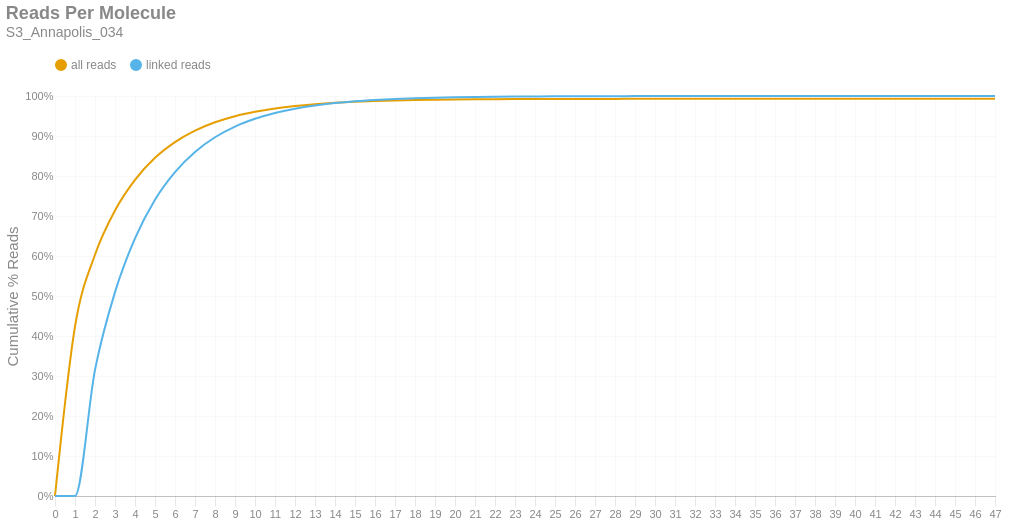

The notebook cell this image was saved under:
### Markdown cell above
### Reads per Molecule
This chart shows the cumulative distribution of the number of reads per linked molecule. That is, how many alignments are associated with a unique molecule. This excludes the number of reads associated with invalid or absent linked-read barcodes. The `linked` histogram is the percentages recalculated when disregarding singletons.

### Code cell
if SKIPLR:
    print_html(f"Skipped")
else:
    counts = np.bincount(valids['reads'].cast(pl.Int64).to_numpy())
    weighted = counts * np.arange(len(counts))
    all_perc = weighted / n_reads
    linked_perc = weighted / n_linked_reads
    linked_perc[1] = 0
    binned_df = pl.DataFrame({
        'readsper': list(range(len(counts))),
        'all reads (cumsum)': np.cumsum(all_perc).tolist(),
        'linked reads (cumsum)': np.cumsum(linked_perc).tolist(),
    })

    with SafeRender(binned_df):
        (
            density_plot(binned_df, 'Reads Per Molecule', samplename, 'readspmol')
            .encode(
                x=alt.X('readsper:O', title=None).axis(labelAngle=0).scale(padding=0),
                y=alt.Y('value:Q', title='Cumulative % Reads').axis(format='%').stack(False),
                color=alt.Color("key:N").scale(domain=["all reads", "linked reads"]),
                tooltip=[
                    alt.Tooltip("key:N", title="Data Type"),
                    alt.Tooltip("readsper:O", title="Reads Per Molecule"),
                    alt.Tooltip("value:Q", format=".2%", title="% Reads (Cum.)")
                ]            
            )
        ).display()

### Figure 1 — Vega-Lite specification as saved in the notebook (floating-point values rounded to 4 significant figures)
{"width": "container", "height": 400, "config": {"title": {"anchor": "start", "dy": -15, "fontSize": 18, "color": "#888888", "subtitleColor": "#888888", "subtitleFontSize": 14}, "arc": {"fill": "#0072B2"}, "axis": {"domainColor": "#888888", "domainWidth": 0.5, "gridWidth": 0.2, "grid": false, "titleFontWeight": 400, "titleFontSize": 15, "labelFontSize": 11, "labelColor": "#888888", "tickColor": "#888888", "tickWidth": 0.2, "titleColor": "#888888"}, "axisBand": {"grid": false}, "axisX": {"grid": true, "tickSize": 10, "domainCap": "round"}, "axisY": {"domain": false, "grid": true, "tickSize": 0, "domainCap": "round"}, "background": "transparent", "header": {"labelFontSize": 15, "labelColor": "#888888", "titleFontSize": 15, "titleFontWeight": 600, "titleColor": "#888888"}, "legend": {"labelFont": "sans-serif", "labelFontSize": 12, "labelColor": "#888888", "symbolSize": 100, "symbolType": "circle", "titleFontSize": 12, "titlePadding": 10, "titleColor": "#888888", "title": null, "orient": "top"}, "range": {"category": ["#E69F00", "#56B4E9", "#009E73", "#F0E442", "#0072B2", "#D55E00", "#CC79A7", "#000000"], "diverging": ["#cfe8f3", "#a2d4ec", "#73bfe2", "#46abdb", "#1696d2", "#12719e"]}, "area": {"fill": "#0072B2", "fillOpacity": 0.7, "line": true, "strokeOpacity": 0.7}, "line": {"color": "#0072B2", "stroke": "#0072B2", "strokeWidth": 2}, "trail": {"color": "#0072B2", "stroke": "#0072B2", "strokeWidth": 0, "size": 1}, "point": {"filled": true, "fillOpacity": 1.0, "size": 95}, "text": {"color": "#888888", "fontSize": 11, "align": "right", "fontWeight": 400, "size": 11}, "bar": {"fill": "#0072B2", "stroke": null}, "view": {"stroke": null, "continuousWidth": 660, "continuousHeight": 400}}, "data": {"name": "data-0f69c9cdeb4c1008621c89d872cb1e07"}, "mark": {"type": "line", "interpolate": "monotone", "point": {"opacity": 0, "size": 275}}, "encoding": {"color": {"field": "key", "scale": {"domain": ["all reads", "linked reads"]}, "type": "nominal"}, "tooltip": [{"field": "key", "title": "Data Type", "type": "nominal"}, {"field": "readsper", "title": "Reads Per Molecule", "type": "ordinal"}, {"field": "value", "format": ".2%", "title": "% Reads (Cum.)", "type": "quantitative"}], "x": {"axis": {"labelAngle": 0}, "field": "readsper", "scale": {"padding": 0}, "title": null, "type": "ordinal"}, "y": {"axis": {"format": "%"}, "field": "value", "stack": false, "title": "Cumulative % Reads", "type": "quantitative"}}, "params": [{"name": "param_c36ac31b6afebe62", "select": {"type": "point", "fields": ["key"]}, "bind": "legend"}], "title": {"text": "Reads Per Molecule", "subtitle": "S3_Annapolis_034"}, "transform": [{"fold": ["all reads (cumsum)", "linked reads (cumsum)"]}, {"calculate": "replace(datum.key, ' (cumsum)', '')", "as": "key"}, {"filter": {"param": "param_c36ac31b6afebe62"}}], "usermeta": {"embedOptions": {"downloadFileName": "S3_Annapolis_034.readspmol"}}, "$schema": "https://vega.github.io/schema/vega-lite/v6.1.0.json", "datasets": {"data-0f69c9cdeb4c1008621c89d872cb1e07": [{"readsper": 0, "all reads (cumsum)": 0.0, "linked reads (cumsum)": 0.0}, {"readsper": 1, "all reads (cumsum)": 0.4235, "linked reads (cumsum)": 0.0}, {"readsper": 2, "all reads (cumsum)": 0.6031, "linked reads (cumsum)": 0.3153}, {"readsper": 3, "all reads (cumsum)": 0.7138, "linked reads (cumsum)": 0.5097}, {"readsper": 4, "all reads (cumsum)": 0.7904, "linked reads (cumsum)": 0.6443}, {"readsper": 5, "all reads (cumsum)": 0.8454, "linked reads (cumsum)": 0.7408}, {"readsper": 6, "all reads (cumsum)": 0.8848, "linked reads (cumsum)": 0.81}, {"readsper": 7, "all reads (cumsum)": 0.9134, "linked reads (cumsum)": 0.8602}, {"readsper": 8, "all reads (cumsum)": 0.9343, "linked reads (cumsum)": 0.8969}, {"readsper": 9, "all reads (cumsum)": 0.9495, "linked reads (cumsum)": 0.9237}, {"readsper": 10, "all reads (cumsum)": 0.9606, "linked reads (cumsum)": 0.943}, {"readsper": 11, "all reads (cumsum)": 0.9688, "linked reads (cumsum)": 0.9575}, {"readsper": 12, "all reads (cumsum)": 0.975, "linked reads (cumsum)": 0.9683}, {"readsper": 13, "all reads (cumsum)": 0.9796, "linked reads (cumsum)": 0.9764}, {"readsper": 14, "all reads (cumsum)": 0.983, "linked reads (cumsum)": 0.9824}, {"readsper": 15, "all reads (cumsum)": 0.9856, "linked reads (cumsum)": 0.9869}, {"readsper": 16, "all reads (cumsum)": 0.9875, "linked reads (cumsum)": 0.9902}, {"readsper": 17, "all reads (cumsum)": 0.9889, "linked reads (cumsum)": 0.9927}, {"readsper": 18, "all reads (cumsum)": 0.9899, "linked reads (cumsum)": 0.9945}, {"readsper": 19, "all reads (cumsum)": 0.9907, "linked reads (cumsum)": 0.9959}, {"readsper": 20, "all reads (cumsum)": 0.9912, "linked reads (cumsum)": 0.9969}, {"readsper": 21, "all reads (cumsum)": 0.9917, "linked reads (cumsum)": 0.9976}, {"readsper": 22, "all reads (cumsum)": 0.992, "linked reads (cumsum)": 0.9982}, {"readsper": 23, "all reads (cumsum)": 0.9922, "linked reads (cumsum)": 0.9986}, {"readsper": 24, "all reads (cumsum)": 0.9924, "linked reads (cumsum)": 0.9989}, {"readsper": 25, "all reads (cumsum)": 0.9926, "linked reads (cumsum)": 0.9992}, {"readsper": 26, "all reads (cumsum)": 0.9927, "linked reads (cumsum)": 0.9994}, {"readsper": 27, "all reads (cumsum)": 0.9928, "linked reads (cumsum)": 0.9995}, {"readsper": 28, "all reads (cumsum)": 0.9928, "linked reads (cumsum)": 0.9996}, {"readsper": 29, "all reads (cumsum)": 0.9928, "linked reads (cumsum)": 0.9997}, {"readsper": 30, "all reads (cumsum)": 0.9929, "linked reads (cumsum)": 0.9997}, {"readsper": 31, "all reads (cumsum)": 0.9929, "linked reads (cumsum)": 0.9998}, {"readsper": 32, "all reads (cumsum)": 0.9929, "linked reads (cumsum)": 0.9998}, {"readsper": 33, "all reads (cumsum)": 0.9929, "linked reads (cumsum)": 0.9999}, {"readsper": 34, "all reads (cumsum)": 0.993, "linked reads (cumsum)": 0.9999}, {"readsper": 35, "all reads (cumsum)": 0.993, "linked reads (cumsum)": 0.9999}, {"readsper": 36, "all reads (cumsum)": 0.993, "linked reads (cumsum)": 1.0}, {"readsper": 37, "all reads (cumsum)": 0.993, "linked reads (cumsum)": 1.0}, {"readsper": 38, "all reads (cumsum)": 0.993, "linked reads (cumsum)": 1.0}, {"readsper": 39, "all reads (cumsum)": 0.993, "linked reads (cumsum)": 1.0}, {"readsper": 40, "all reads (cumsum)": 0.993, "linked reads (cumsum)": 1.0}, {"readsper": 41, "all reads (cumsum)": 0.993, "linked reads (cumsum)": 1.0}, {"readsper": 42, "all reads (cumsum)": 0.993, "linked reads (cumsum)": 1.0}, {"readsper": 43, "all reads (cumsum)": 0.993, "linked reads (cumsum)": 1.0}, {"readsper": 44, "all reads (cumsum)": 0.993, "linked reads (cumsum)": 1.0}, {"readsper": 45, "all reads (cumsum)": 0.993, "linked reads (cumsum)": 1.0}, {"readsper": 46, "all reads (cumsum)": 0.993, "linked reads (cumsum)": 1.0}, {"readsper": 47, "all reads (cumsum)": 0.993, "linked reads (cumsum)": 1.0}]}}
